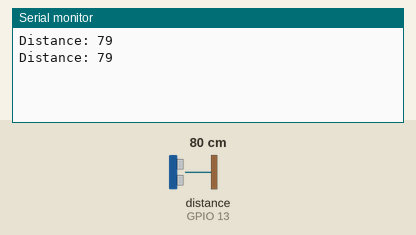
This sketch was run on a simulated ESP32. Shown: the last lines printed to the serial monitor. Wiring (inferred from the names in the program): ultrasonic range finder: trigger GPIO 12; echo GPIO 13. The test bench sets the inputs (shaded band); at power-on: distance to the obstacle (sensor on GPIO 13) 80 cm. The echo pulse lasts 58.3 µs per cm.

Above: at 1.8 s.
1.9 s: distance to the obstacle (sensor on GPIO 13) set to 2 cm
At 2.8 s:
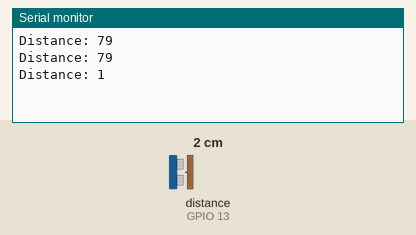
3.4 s: distance to the obstacle (sensor on GPIO 13) set to 4 cm
At 4.6 s:
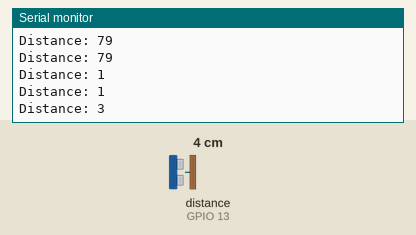
Timing chart, 0 to 6.4 s (numbered marks = the images above; inputs shaded):
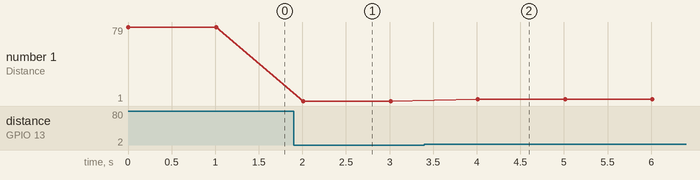

Measured:
- after the input at 1.9 s, the serial monitor: prints a new line after 0.11 s (image 1)
- after the input at 3.4 s, the serial monitor: prints a new line after 0.61 s (image 2)
- plotted number 1: 79 → 1 after the input at 1.9 s, 1 → 3 after the input at 3.4 s

The sketch:

Sender.ino
```cpp
#define TRIGGER_PIN 12
#define ECHO_PIN 13

void setup() {
  Serial.begin(115200);
  pinMode(TRIGGER_PIN, OUTPUT);
  pinMode(ECHO_PIN, INPUT);
}

void loop() {
  long duration, distance;
  digitalWrite(TRIGGER_PIN, LOW);
  delayMicroseconds(2);
  digitalWrite(TRIGGER_PIN, HIGH);
  delayMicroseconds(10);
  digitalWrite(TRIGGER_PIN, LOW);
  duration = pulseIn(ECHO_PIN, HIGH);
  distance = duration * 0.034 / 2; // Calculate distance in centimeters
  Serial.print("Distance: ");
  Serial.println(distance);
  delay(1000);
}
```
